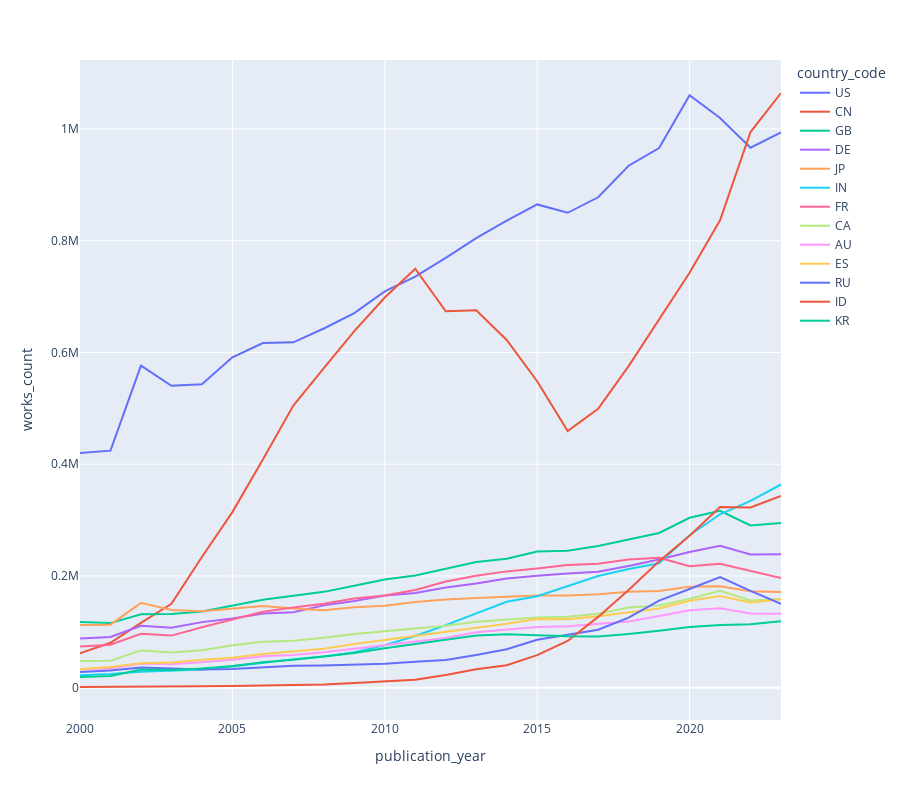

Notebook code cell kept with this figure:
### Code cell
df_show = df[(df["publication_year"]>1999)&(df["publication_year"]<2024)]
fig = px.line(df_show, x="publication_year", y="works_count", color="country_code", height=800)
fig.show()

### Figure 1 — Plotly figure (JSON) as saved in the notebook; plotly's stock layout.template omitted (floating-point values rounded to 4 significant figures)
{"data": [{"hovertemplate": "country_code=US<br>publication_year=%{x}<br>works_count=%{y}<extra></extra>", "legendgroup": "US", "line": {"color": "#636efa", "dash": "solid"}, "marker": {"symbol": "circle"}, "mode": "lines", "name": "US", "orientation": "v", "showlegend": true, "type": "scatter", "x": [2000, 2001, 2002, 2003, 2004, 2005, 2006, 2007, 2008, 2009, 2010, 2011, 2012, 2013, 2014, 2015, 2016, 2017, 2018, 2019, 2020, 2021, 2022, 2023], "xaxis": "x", "y": [420221, 424307, 576342, 540307, 543260, 591250, 616918, 618164, 642827, 670371, 709264, 735653, 769066, 804425, 835993, 864825, 849862, 877587, 934142, 965706, 1060144, 1019543, 966340, 993594], "yaxis": "y"}, {"hovertemplate": "country_code=CN<br>publication_year=%{x}<br>works_count=%{y}<extra></extra>", "legendgroup": "CN", "line": {"color": "#EF553B", "dash": "solid"}, "marker": {"symbol": "circle"}, "mode": "lines", "name": "CN", "orientation": "v", "showlegend": true, "type": "scatter", "x": [2000, 2001, 2002, 2003, 2004, 2005, 2006, 2007, 2008, 2009, 2010, 2011, 2012, 2013, 2014, 2015, 2016, 2017, 2018, 2019, 2020, 2021, 2022, 2023], "xaxis": "x", "y": [61472, 80569, 116221, 150095, 233950, 314332, 408349, 505051, 571725, 638265, 698373, 749684, 673771, 675370, 622328, 548388, 459273, 499155, 575538, 659862, 742580, 836488, 994347, 1064198], "yaxis": "y"}, {"hovertemplate": "country_code=GB<br>publication_year=%{x}<br>works_count=%{y}<extra></extra>", "legendgroup": "GB", "line": {"color": "#00cc96", "dash": "solid"}, "marker": {"symbol": "circle"}, "mode": "lines", "name": "GB", "orientation": "v", "showlegend": true, "type": "scatter", "x": [2000, 2001, 2002, 2003, 2004, 2005, 2006, 2007, 2008, 2009, 2010, 2011, 2012, 2013, 2014, 2015, 2016, 2017, 2018, 2019, 2020, 2021, 2022, 2023], "xaxis": "x", "y": [117819, 115710, 131619, 131874, 136314, 146595, 157507, 164854, 171609, 182651, 193588, 200984, 212627, 224913, 230718, 243777, 245363, 253528, 265185, 276996, 304144, 316775, 290468, 294770], "yaxis": "y"}, {"hovertemplate": "country_code=DE<br>publication_year=%{x}<br>works_count=%{y}<extra></extra>", "legendgroup": "DE", "line": {"color": "#ab63fa", "dash": "solid"}, "marker": {"symbol": "circle"}, "mode": "lines", "name": "DE", "orientation": "v", "showlegend": true, "type": "scatter", "x": [2000, 2001, 2002, 2003, 2004, 2005, 2006, 2007, 2008, 2009, 2010, 2011, 2012, 2013, 2014, 2015, 2016, 2017, 2018, 2019, 2020, 2021, 2022, 2023], "xaxis": "x", "y": [88234, 91032, 110851, 107572, 117464, 123907, 132819, 135323, 147438, 155177, 164963, 169469, 179213, 186594, 195386, 200626, 204422, 207452, 218005, 229660, 243027, 254228, 238398, 238922], "yaxis": "y"}, {"hovertemplate": "country_code=JP<br>publication_year=%{x}<br>works_count=%{y}<extra></extra>", "legendgroup": "JP", "line": {"color": "#FFA15A", "dash": "solid"}, "marker": {"symbol": "circle"}, "mode": "lines", "name": "JP", "orientation": "v", "showlegend": true, "type": "scatter", "x": [2000, 2001, 2002, 2003, 2004, 2005, 2006, 2007, 2008, 2009, 2010, 2011, 2012, 2013, 2014, 2015, 2016, 2017, 2018, 2019, 2020, 2021, 2022, 2023], "xaxis": "x", "y": [112146, 112947, 151864, 139276, 136720, 141619, 146278, 141783, 138788, 143965, 146939, 153471, 157875, 160621, 162306, 165229, 164988, 167504, 171738, 173056, 180649, 181446, 172637, 171207], "yaxis": "y"}, {"hovertemplate": "country_code=IN<br>publication_year=%{x}<br>works_count=%{y}<extra></extra>", "legendgroup": "IN", "line": {"color": "#19d3f3", "dash": "solid"}, "marker": {"symbol": "circle"}, "mode": "lines", "name": "IN", "orientation": "v", "showlegend": true, "type": "scatter", "x": [2000, 2001, 2002, 2003, 2004, 2005, 2006, 2007, 2008, 2009, 2010, 2011, 2012, 2013, 2014, 2015, 2016, 2017, 2018, 2019, 2020, 2021, 2022, 2023], "xaxis": "x", "y": [22252, 24524, 28788, 30278, 32648, 38078, 44936, 50847, 55879, 63592, 76240, 92611, 112015, 132925, 153970, 163664, 182068, 199940, 212437, 222756, 273011, 310459, 334516, 363706], "yaxis": "y"}, {"hovertemplate": "country_code=FR<br>publication_year=%{x}<br>works_count=%{y}<extra></extra>", "legendgroup": "FR", "line": {"color": "#FF6692", "dash": "solid"}, "marker": {"symbol": "circle"}, "mode": "lines", "name": "FR", "orientation": "v", "showlegend": true, "type": "scatter", "x": [2000, 2001, 2002, 2003, 2004, 2005, 2006, 2007, 2008, 2009, 2010, 2011, 2012, 2013, 2014, 2015, 2016, 2017, 2018, 2019, 2020, 2021, 2022, 2023], "xaxis": "x", "y": [73910, 76975, 96618, 93372, 108335, 122369, 136037, 143529, 150502, 159606, 165101, 174964, 190077, 200339, 208250, 213532, 219709, 221855, 229665, 232529, 217367, 221742, 209073, 196268], "yaxis": "y"}, {"hovertemplate": "country_code=CA<br>publication_year=%{x}<br>works_count=%{y}<extra></extra>", "legendgroup": "CA", "line": {"color": "#B6E880", "dash": "solid"}, "marker": {"symbol": "circle"}, "mode": "lines", "name": "CA", "orientation": "v", "showlegend": true, "type": "scatter", "x": [2000, 2001, 2002, 2003, 2004, 2005, 2006, 2007, 2008, 2009, 2010, 2011, 2012, 2013, 2014, 2015, 2016, 2017, 2018, 2019, 2020, 2021, 2022, 2023], "xaxis": "x", "y": [47698, 48260, 66837, 63206, 67132, 76133, 82288, 84064, 89651, 96195, 100995, 105328, 110967, 118187, 122353, 125664, 127260, 132335, 143471, 147169, 159159, 173484, 156202, 158928], "yaxis": "y"}, {"hovertemplate": "country_code=AU<br>publication_year=%{x}<br>works_count=%{y}<extra></extra>", "legendgroup": "AU", "line": {"color": "#FF97FF", "dash": "solid"}, "marker": {"symbol": "circle"}, "mode": "lines", "name": "AU", "orientation": "v", "showlegend": true, "type": "scatter", "x": [2000, 2001, 2002, 2003, 2004, 2005, 2006, 2007, 2008, 2009, 2010, 2011, 2012, 2013, 2014, 2015, 2016, 2017, 2018, 2019, 2020, 2021, 2022, 2023], "xaxis": "x", "y": [33283, 34323, 43634, 42219, 45564, 49992, 56189, 58816, 63507, 69788, 76096, 82028, 88894, 99148, 103540, 108649, 110082, 114137, 118770, 128423, 138648, 142469, 132872, 132304], "yaxis": "y"}, {"hovertemplate": "country_code=ES<br>publication_year=%{x}<br>works_count=%{y}<extra></extra>", "legendgroup": "ES", "line": {"color": "#FECB52", "dash": "solid"}, "marker": {"symbol": "circle"}, "mode": "lines", "name": "ES", "orientation": "v", "showlegend": true, "type": "scatter", "x": [2000, 2001, 2002, 2003, 2004, 2005, 2006, 2007, 2008, 2009, 2010, 2011, 2012, 2013, 2014, 2015, 2016, 2017, 2018, 2019, 2020, 2021, 2022, 2023], "xaxis": "x", "y": [33743, 37021, 43715, 45069, 49925, 53861, 60582, 64568, 69855, 78261, 85480, 93887, 100912, 108347, 114385, 123174, 122826, 127786, 135309, 141903, 155651, 164291, 152683, 158473], "yaxis": "y"}, {"hovertemplate": "country_code=RU<br>publication_year=%{x}<br>works_count=%{y}<extra></extra>", "legendgroup": "RU", "line": {"color": "#636efa", "dash": "solid"}, "marker": {"symbol": "circle"}, "mode": "lines", "name": "RU", "orientation": "v", "showlegend": true, "type": "scatter", "x": [2000, 2001, 2002, 2003, 2004, 2005, 2006, 2007, 2008, 2009, 2010, 2011, 2012, 2013, 2014, 2015, 2016, 2017, 2018, 2019, 2020, 2021, 2022, 2023], "xaxis": "x", "y": [28400, 30787, 36054, 33750, 32722, 33651, 36921, 39376, 39938, 41190, 43066, 46739, 49875, 58466, 68934, 85760, 94225, 103875, 125563, 156087, 176755, 198055, 173517, 150169], "yaxis": "y"}, {"hovertemplate": "country_code=ID<br>publication_year=%{x}<br>works_count=%{y}<extra></extra>", "legendgroup": "ID", "line": {"color": "#EF553B", "dash": "solid"}, "marker": {"symbol": "circle"}, "mode": "lines", "name": "ID", "orientation": "v", "showlegend": true, "type": "scatter", "x": [2000, 2001, 2002, 2003, 2004, 2005, 2006, 2007, 2008, 2009, 2010, 2011, 2012, 2013, 2014, 2015, 2016, 2017, 2018, 2019, 2020, 2021, 2022, 2023], "xaxis": "x", "y": [1384, 1463, 1863, 2084, 2635, 3343, 4017, 5287, 6050, 8559, 11020, 14352, 22890, 33075, 40395, 58312, 83682, 126845, 174929, 226280, 271934, 323279, 322572, 343132], "yaxis": "y"}, {"hovertemplate": "country_code=KR<br>publication_year=%{x}<br>works_count=%{y}<extra></extra>", "legendgroup": "KR", "line": {"color": "#00cc96", "dash": "solid"}, "marker": {"symbol": "circle"}, "mode": "lines", "name": "KR", "orientation": "v", "showlegend": true, "type": "scatter", "x": [2000, 2001, 2002, 2003, 2004, 2005, 2006, 2007, 2008, 2009, 2010, 2011, 2012, 2013, 2014, 2015, 2016, 2017, 2018, 2019, 2020, 2021, 2022, 2023], "xaxis": "x", "y": [19109, 21202, 32694, 31878, 34465, 38789, 45558, 49948, 56013, 62386, 70680, 78435, 86636, 93308, 95643, 93848, 92012, 91915, 96173, 101824, 108553, 112444, 113592, 119088], "yaxis": "y"}], "layout": {"height": 800, "legend": {"title": {"text": "country_code"}, "tracegroupgap": 0}, "margin": {"t": 60}, "xaxis": {"anchor": "y", "domain": [0, 1], "title": {"text": "publication_year"}}, "yaxis": {"anchor": "x", "domain": [0, 1], "title": {"text": "works_count"}}}}
